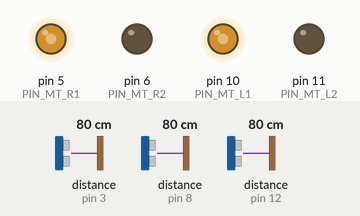
A sketch run on a simulated Arduino Uno, built with avr-gcc and run on an emulated ATmega328P. Shown: output pins drawn as LEDs (lit = HIGH). Wiring (inferred from the names in the program): 3 × ultrasonic range finder: trigger pin 2, echo pin 3 / trigger pin 7, echo pin 8 / trigger pin 9, echo pin 12. Dashed ring = blinking. The inputs (shaded band) are chosen by the test bench; at power-on: distance to the obstacle (sensors on pin 3, pin 8, pin 12) 80 cm. The echo pulse lasts 58.3 µs per cm; pins used as bus, display or sensor lines are not drawn; what the sketch prints to the serial monitor is not drawn.

Above: at 1.2 s.
1.3 s: distance to the obstacle (sensor on pin 3) set to 2 cm
At 2.0 s:
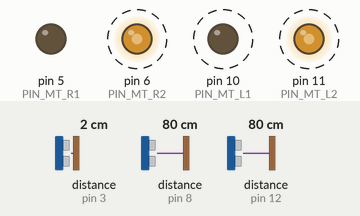
4.3 s: distance to the obstacle (sensor on pin 8) set to 28 cm
7.3 s: distance to the obstacle (sensor on pin 8) set to 23 cm
At 9.7 s:
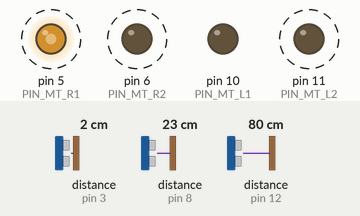
10.3 s: distance to the obstacle (sensor on pin 3) set to 38 cm
13.3 s: distance to the obstacle (sensor on pin 3) set to 44 cm
At 14.8 s:
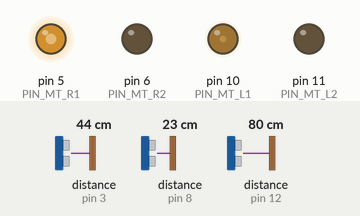
15.5 s: distance to the obstacle (sensor on pin 12) set to 27 cm
17.0 s: distance to the obstacle (sensor on pin 12) set to 24 cm
At 18.2 s:
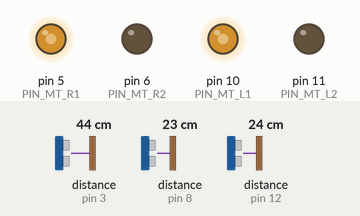
Timing chart, 0 to 19.7 s (numbered marks = the images above; inputs shaded):
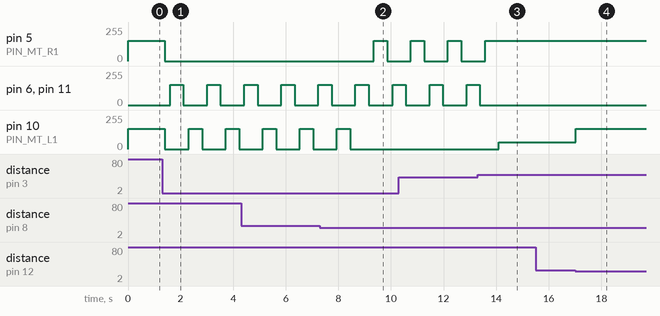

The sketch:

test_motor_sensor_03.ino
```cpp
// test_motor_sensor_03.ico ; test program of DRV8835
// author ; sato.mshr@gmail.com

// connection of DRV8835
// Vcc = 5V (from Arduino)
// MODE = GND (using IN/IN mode)
// AIN1 = D5 (arduino)
// AIN2 = D6 (arduino)
// BIN1 = D10
// BIN2 = D11
// VM = 3V (from battery)
// AOUT1 = Motor
// AOUT2 = Motor
// BOUT1 = Motor
// BOUT2 = Motor
// GND = GND

// connection of HC-Hcsr04
// Vcc = 5V (from Arduino)
// GND = GND
// TRIG = D2 (front), D7 (right), D9 (left)
// ECHO = D3 (front), D8 (right), D12 (left)


// include file
#include "drv8835.h"
#include "hcsr04.h"

// Arduino Pin assign
#define PIN_MT_R1 5
#define PIN_MT_R2 6
#define PIN_MT_L1 10
#define PIN_MT_L2 11
#define PIN_F_TRIG 2
#define PIN_F_ECHO 3
#define PIN_R_TRIG 7
#define PIN_R_ECHO 8
#define PIN_L_TRIG 9
#define PIN_L_ECHO 12

#define DELAY_MSEC 100
#define HIGH_SPEED 153 // 255 / 5V * 3V
#define LOW_SPEED 51 // 255 / 5V * 1V
#define STOP_SPEED 0

#define STOP_DISTANCE_FRONT 40 // cm
#define STOP_DISTANCE_SIDE 25 // cm

#define MY_DEBUG 1

Drv8835 mt_r(PIN_MT_R1, PIN_MT_R2); // motor of right wheel
Drv8835 mt_l(PIN_MT_L1, PIN_MT_L2); // motor of left wheel
Hcsr04 us_f(PIN_F_TRIG, PIN_F_ECHO); // ultrasonic ssensor for front
Hcsr04 us_r(PIN_R_TRIG, PIN_R_ECHO); // ultrasonic ssensor for right side
Hcsr04 us_l(PIN_L_TRIG, PIN_L_ECHO); // ultrasonic ssensor for left side

float cm_f, cm_r, cm_l; // distance
boolean f_ok, r_ok, l_ok; // far from obstacles? or not

#ifdef MY_DEBUG
int loop_count; // loop counting
#endif

void setup() {
  // put your setup code here, to run once:
#ifdef MY_DEBUG
  Serial.begin(9600);
  loop_count = 0;
#endif
}

void loop() {
  // put your main code here, to run repeatedly:

  cm_f = us_f.distance();
  cm_r = us_r.distance();
  cm_l = us_l.distance();

#ifdef MY_DEBUG
  if(loop_count == 0){
    Serial.print("F = ");
    Serial.print(cm_f);
    Serial.print("cm,\tR = ");
    Serial.print(cm_r);
    Serial.print("cm,\tL = ");
    Serial.print(cm_l);
    Serial.println("cm");
  }
  if(++loop_count == (int)(1000 / DELAY_MSEC)){
    loop_count = 0;
  }
#endif

  f_ok = (cm_f > STOP_DISTANCE_FRONT);
  r_ok = (cm_r > STOP_DISTANCE_SIDE);
  l_ok = (cm_l > STOP_DISTANCE_SIDE);

/*
  algorithm
    F ok, R ok, L ok -> go ahead
    F ok, R ok, L ng -> turn right
    F ok, R ng, L ok -> turn left
    F ok, R ng, L ng -> go ahead
    F ng, R ok, L ok -> stop once, go backward and turn right (or left)
    F ng, R ok, L ng -> stop once, go backward and turn right
    F ng, R ng, L ok -> stop once, go backward and turn left
    F ng, R ng, L ng -> stop once, go backward and backward, and turn right (or left)
*/

  if(f_ok){
    #ifdef MY_DEBUG
      Serial.print("\tF OK!");
    #endif
    if(r_ok && l_ok){
      #ifdef MY_DEBUG
        Serial.print("\tStraight!");
      #endif
      mt_r.cw(HIGH_SPEED);
      mt_l.cw(HIGH_SPEED);
    } else if(r_ok && !l_ok){
      #ifdef MY_DEBUG
        Serial.print("\tRight!");
      #endif
      mt_r.cw(LOW_SPEED);
      mt_l.cw(HIGH_SPEED);
    } else if(!r_ok && l_ok){
      #ifdef MY_DEBUG
        Serial.print("\tLeft!");
      #endif
      mt_r.cw(HIGH_SPEED);
      mt_l.cw(LOW_SPEED);
    } else{ // !r_ok && !l_ok
      #ifdef MY_DEBUG
        Serial.print("\tstraight...");
      #endif
      mt_r.cw(HIGH_SPEED);
      mt_l.cw(HIGH_SPEED);
    }
    #ifdef MY_DEBUG
      Serial.println();
    #endif
    delay(DELAY_MSEC);
  } else{
    #ifdef MY_DEBUG
      Serial.print("\tF NG!");
    #endif

    // stop once
    #ifdef MY_DEBUG
      Serial.print("\tStop!");
    #endif
    mt_r.stop();
    mt_l.stop();
    delay(DELAY_MSEC * 2);

    // go backward
    #ifdef MY_DEBUG
      Serial.print("\tBack!");
    #endif
    mt_r.ccw(HIGH_SPEED);
    mt_l.ccw(HIGH_SPEED);
    delay(DELAY_MSEC * 5);

    // stop once
    #ifdef MY_DEBUG
      Serial.print("\tStop!");
    #endif
    mt_r.stop();
    mt_l.stop();
    delay(DELAY_MSEC * 2);

    // turn
    if(r_ok){
      #ifdef MY_DEBUG
        Serial.print("\tRight!");
      #endif
      mt_r.stop();
      mt_l.cw(HIGH_SPEED);
    } else{
      #ifdef MY_DEBUG
        Serial.print("\tLeft!");
      #endif
      mt_r.cw(HIGH_SPEED);
      mt_l.stop();
    }
    delay(DELAY_MSEC * 5);

    #ifdef MY_DEBUG
      Serial.println();
    #endif
  }
}
```

drv8835.cpp
```cpp
// drv8835.cpp
// author ; sato.mshr@gmail.com
#include "Arduino.h"
#include "drv8835.h"

Drv8835::Drv8835(int ina, int inb)
{
  _ina = ina;
  _inb = inb;
  _speed = 0;
  analogWrite(_ina, 0);
  analogWrite(_inb, 0);
  _status = DRV8835_STOP;
}

void Drv8835::cw(int speed)
{
  _speed = speed;
  analogWrite(_ina, _speed);
  analogWrite(_inb, 0);
  _status = DRV8835_CW;
}

void Drv8835::ccw(int speed)
{
  _speed = speed;
  analogWrite(_ina, 0);
  analogWrite(_inb, _speed);
  _status = DRV8835_CCW;
}

void Drv8835::stop(void)
{
  _speed = 0;
  analogWrite(_ina, 0);
  analogWrite(_inb, 0);
  _status = DRV8835_STOP;
}

void Drv8835::brake(int speed)
{
  _speed = speed;
  analogWrite(_ina, speed);
  analogWrite(_inb, speed);
  _status = DRV8835_BRAKE;
}

int Drv8835::status(void)
{
  return _status;
}

int Drv8835::speed(void)
{
  return _speed;
}
```

drv8835.h
```cpp
// drv8835.h
// header for drv8835.cpp
// author ; sato.mshr@gmail.com

#ifndef DRV8835_H
#define DRV8835_H

#define DRV8835_CW 0
#define DRV8835_CCW 1
#define DRV8835_STOP 2
#define DRV8835_BRAKE 3

class Drv8835
{
public:
  Drv8835(int ina, int inb); // constructor
  void cw(int speed); // speed ; 0 - 255 (0V - 5V)
  void ccw(int speed); // speed ; 0 - 255 (0V - 5V)
  void stop(void);
  void brake(int speed); // speed ; 0 - 255 (0V - 5V)
  int status(void);
  int speed(void);
private:
  int _ina, _inb, _status, _speed;
};

#endif
```

hcsr04.cpp
```cpp
// hcsr04.cpp
// author ; sato.mshr@gmail.com
#include "Arduino.h"
#include "hcsr04.h"

Hcsr04::Hcsr04(int p_trig, int p_echo)
{
  _p_trig = p_trig;
  _p_echo = p_echo;
  pinMode(_p_trig, OUTPUT);
  pinMode(_p_echo, INPUT);
  _distance = 0;
}

float Hcsr04::distance(void)
{
  digitalWrite(_p_trig, LOW);
  delayMicroseconds(2);
  digitalWrite(_p_trig, HIGH);
  delayMicroseconds(10);
  digitalWrite(_p_trig, LOW);
  _distance = pulseIn(_p_echo, HIGH) / 58.0;
  return _distance;
}
```

hcsr04.h
```cpp
// hcsr04.h
// header for hcsr04.cpp
// author ; sato.mshr@gmail.com

#ifndef HCSR04_H
#define HCSR04_H

class Hcsr04
{
public:
  Hcsr04(int p_trig, int p_echo); // constructor
  float distance(void);
private:
  int _p_trig, _p_echo;
  float _distance;
};

#endif
```

Measured:
- the behaviour switches between 26 and 25 cm on distance to the obstacle (sensor on pin 8) (found by bisection; images 1 and 2)
- the behaviour switches between 40 and 41 cm on distance to the obstacle (sensor on pin 3) (found by bisection; images 2 and 3)
- the behaviour switches between 26 and 25 cm on distance to the obstacle (sensor on pin 12) (found by bisection; images 3 and 4)
- after the input at 1.3 s, pin 5 (PIN_MT_R1): 153/255 → 0/255 after 0.10 s; pin 6 (PIN_MT_R2), pin 11 (PIN_MT_L2): alternates 153/255 for 0.50 s and 0/255 for 0.91 s, starting after 0.30 s; pin 10 (PIN_MT_L1): alternates 153/255 for 0.51 s and 0/255 for 0.90 s, starting after 0.10 s
- after the input at 7.3 s, pin 5 (PIN_MT_R1): 0/255 → 153/255 after 2.1 s, → 0/255 0.51 s later; pin 10 (PIN_MT_L1): goes on until 8.5 s, then stays 0/255
- after the input at 13.3 s, pin 5 (PIN_MT_R1): goes on until 13.6 s, then stays 153/255; pin 6 (PIN_MT_R2), pin 11 (PIN_MT_L2): goes on until 13.4 s, then stays 0/255; pin 10 (PIN_MT_L1): 0/255 → 51/255 after 0.79 s
- after the input at 15.5 s, every drawn part: stays the same
- after the input at 17.0 s, pin 10 (PIN_MT_L1): 51/255 → 153/255 at once
